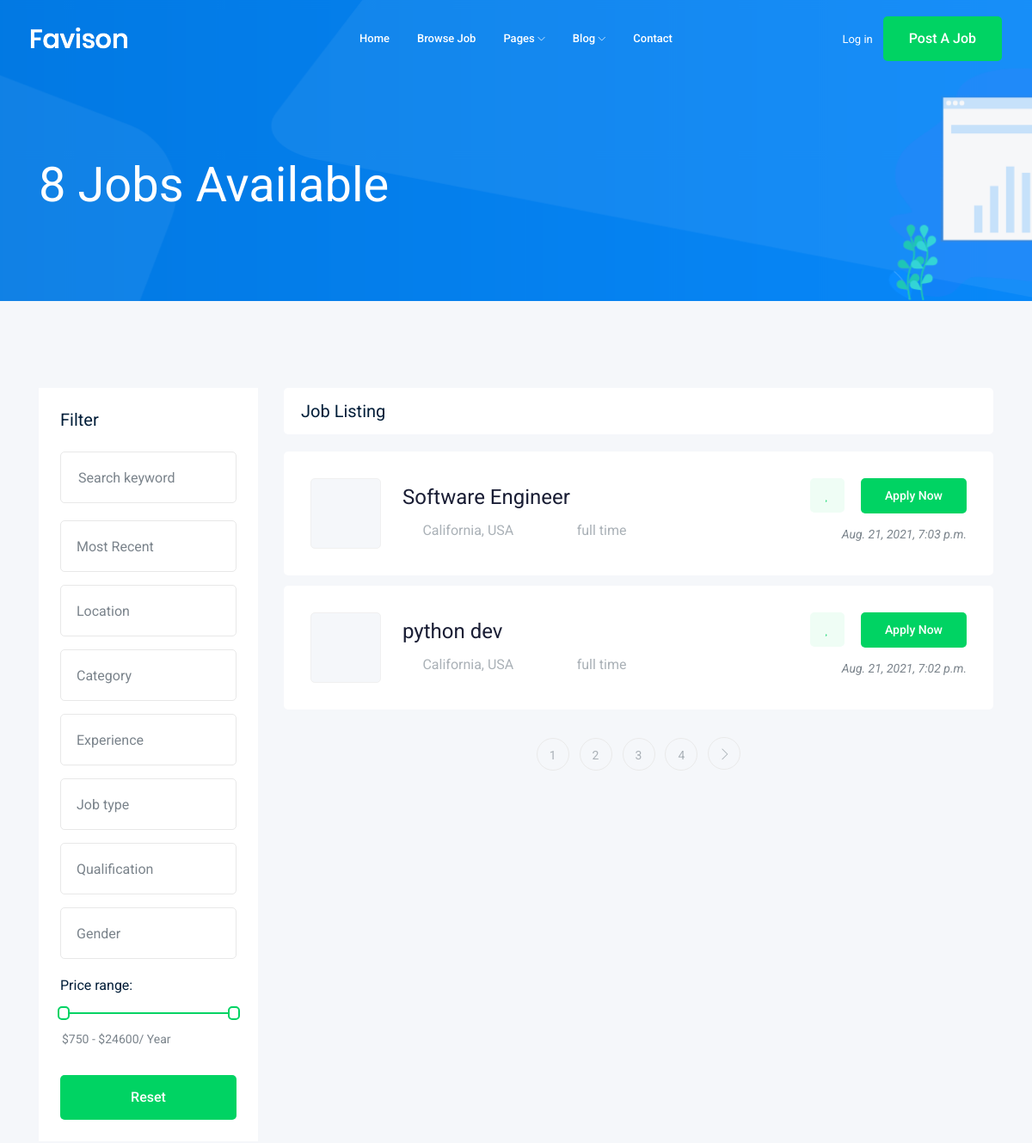
The app's page /jobs/ (upper part), older data.
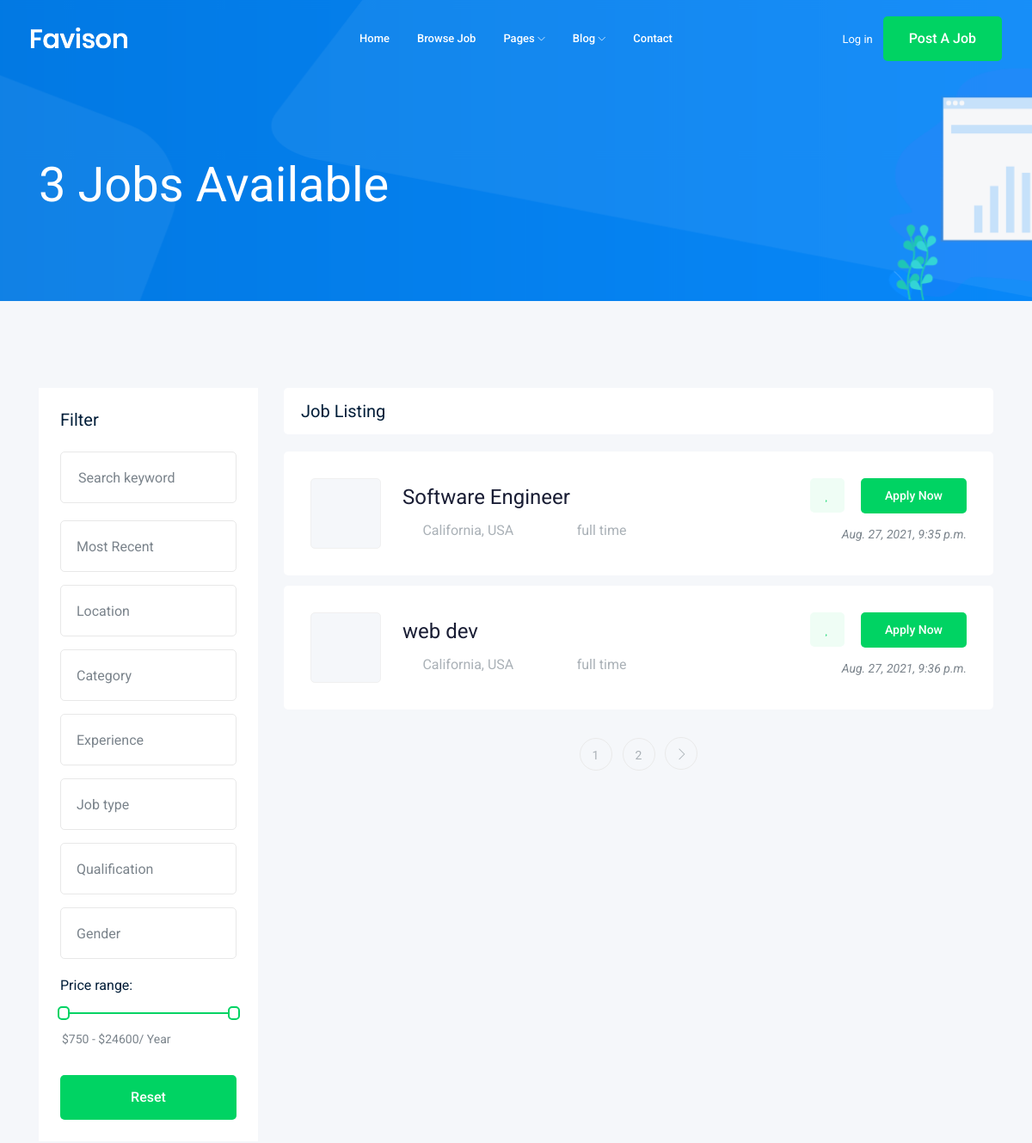
The same page, newer data.
### jobs/models.py (models this page shows, shortened)
class jobs(models.Model):
    user=models.ForeignKey(User, verbose_name=("user"), on_delete=models.CASCADE)
    title=CharField(max_length=50)
    job_type=CharField(max_length=20, choices=Job_Type)
    description=models.TextField(max_length=1500)
    published_at=models.DateTimeField(auto_now=True)
    vacancy= models.IntegerField(default=1)
    salary=models.IntegerField(default=0)
    excprince =models.IntegerField(default=1)
    category=models.ForeignKey(Category,on_delete=CASCADE)
    img = models.ImageField(max_length=256, upload_to=img_name)
    slug=models.SlugField(blank=True,null=True)
    def __str__(self) -> str:
        return self.title

### jobs/views.py (the view)
# urls.py: path('',views.job_list, name='job_list'),
def job_list(request):
    job_list=jobs.objects.all()
    counter=job_list.count()
    paginator = Paginator(job_list, 2)
    page_number = request.GET.get('page')
    page_obj = paginator.get_page(page_number)
    context={"jobs":page_obj,"counter":counter}
    return render(request,'jobs/job_list.html',context)

### jobs/templates/jobs/job_list.html (shortened to what the changed rows need)
{% extends 'base.html' %}
{% block bodey %}
    <div class="bradcam_area bradcam_bg_1">
        <div class="container">
            <div class="row">
                <div class="col-xl-12">
                    <div class="bradcam_text">
                        <h3>{{counter}} Jobs Available</h3>
                    </div>
                </div>
            </div>
        </div>
    </div>
    <div class="job_listing_area plus_padding">
        <div class="container">
            <div class="row">
                <div class="col-lg-9">
                    <div class="job_lists m-0">
                        <div class="row">
                        {% for job in jobs %}
                            <div class="col-lg-12 col-md-12">
                                <div class="single_jobs white-bg d-flex justify-content-between">
                                    <div class="jobs_left d-flex align-items-center">
                                        <div class="thumb">
                                        </div>
                                        <div class="jobs_conetent">
                                            <a href="{% url 'jobs:job_detalis' job.slug %}"><h4>{{job}}</h4></a>
                                            <div class="links_locat d-flex align-items-center">
                                                <div class="location">
                                                    <p> <i class="fa fa-map-marker"></i> California, USA</p>
                                                </div>
                                                <div class="location">
                                                    <p> <i class="fa fa-clock-o"></i> {{job.job_type}}</p>
                                                </div>
                                            </div>
                                        </div>
                                    </div>
                                    <div class="jobs_right">
                                        <div class="apply_now">
                                            <a class="heart_mark" href="#"> <i class="fa fa-heart"></i> </a>
                                            <a href="{% url 'jobs:job_detalis' job.slug %}" class="boxed-btn3">Apply Now</a>
                                        </div>
                                        <div class="date">
                                            <p>{{job.published_at}}</p>
                                        </div>
                                    </div>
                                </div>
                            </div>
                           {% endfor %}
                        </div>
                       {% if jobs.has_other_pages %}
                        <div class="row">
                            <div class="col-lg-12">
                                <div class="pagination_wrap">
                                    <ul>
                                        {% for i in jobs.paginator.page_range %}
                                            <li><a href="?page={{i}}"><span>{{i}}</span></a></li>
                                        {% endfor %}
                                    </ul>
                                </div>
                            </div>
                        </div>
                       {% endif %}
                    </div>
                </div>
            </div>
        </div>
    </div>
{% endblock bodey %}

Row changes from the older to the newer data that the page shows:
changed jobs "Software Engineer": published_at "Aug. 21, 2021, 7:03 p.m." → "Aug. 27, 2021, 9:35 p.m."
changed jobs: title "python dev" → "web dev"; published_at "Aug. 21, 2021, 7:02 p.m." → "Aug. 27, 2021, 9:36 p.m."
Text that changed along with them:
{{ counter }}: "8" → "3"
list line gone: "3"
list line gone: "4"
